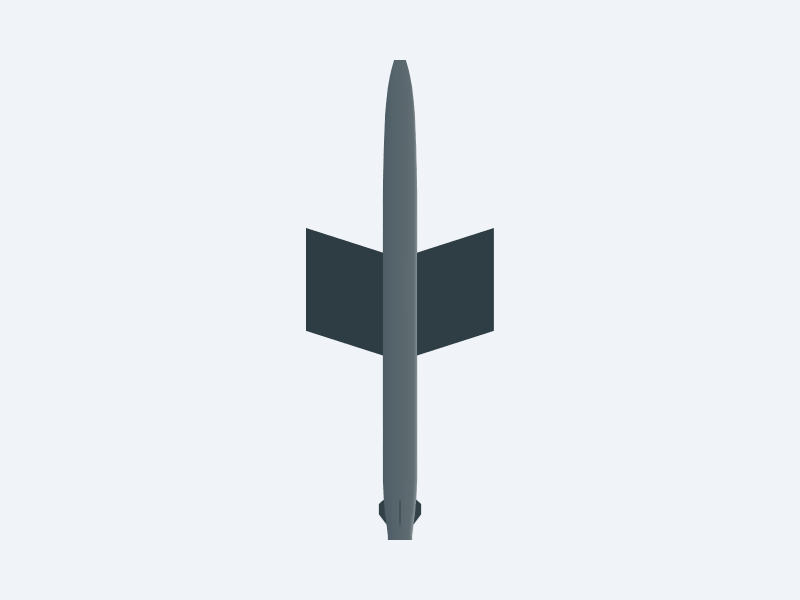
#> input picture cad/phantom/Phantom_R3_Dart_bottom.png, 1600 x 1200 px, given in place of Phantom_R3_Dart_iso.png, which was not available (shown at 1/2 size)
$ python summarize_phantom_r3.py
#> lines starting #> are read from the running program, lines starting #| are printed output that depends on the picture; pictures that were not available may be replaced by others from this repository, and a replacement may not be noted
"""Assemble the RDM-9 Phantom R3 Dart review packet."""

from pathlib import Path

from PIL import Image, ImageDraw, ImageOps


ROOT = Path(__file__).parent
VIEWS = (
    ("iso", "opposed isometric A"),
    ("opposite", "opposed isometric B"),
    ("side", "side orthographic"),
    ("top", "top orthographic"),
    ("bottom", "bottom orthographic"),
    ("nose", "nose end view"),
    ("tail", "tail / exhaust end view"),
    ("grazing", "body grazing view"),
)


def main():
    tile_width, tile_height = 900, 650
    board = Image.new("RGB", (tile_width * 2, tile_height * 4 + 30), "white")
#> board: PIL image 1800x2630 RGB; every value is 255
    draw = ImageDraw.Draw(board)
    for index, (suffix, label) in enumerate(VIEWS):
        column, row = index % 2, index // 2
        with Image.open(ROOT / f"Phantom_R3_Dart_{suffix}.png") as image:
#> image is the input picture: PIL image 1600x1200 RGBA; mean R, G, B, A 228.7, 233.4, 238.5, 255
            tile = ImageOps.contain(image.convert("RGB"), (tile_width, tile_height - 35))
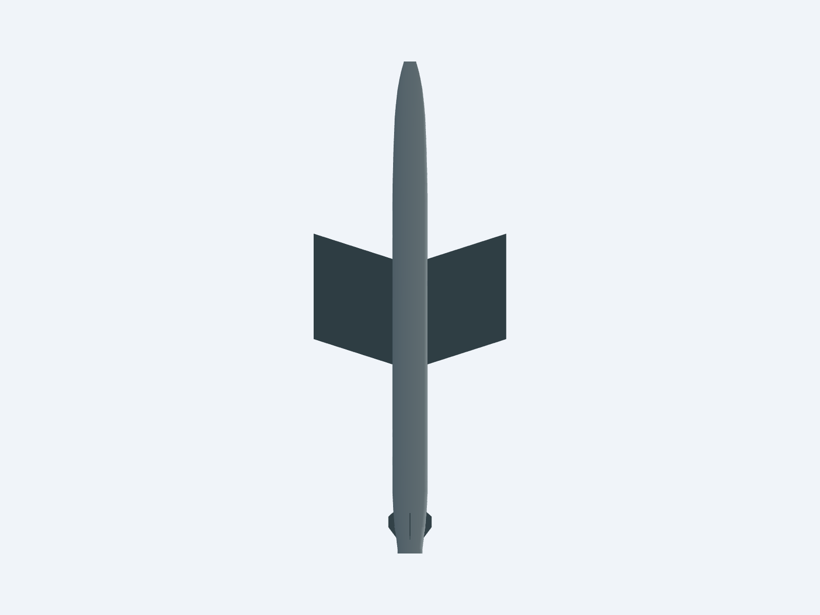
#> tile: PIL image 820x615 RGB; mean R, G, B 228.7, 233.4, 238.5
        x = column * tile_width + (tile_width - tile.width) // 2
#> x = 40
        y = row * tile_height
        board.paste(tile, (x, y))
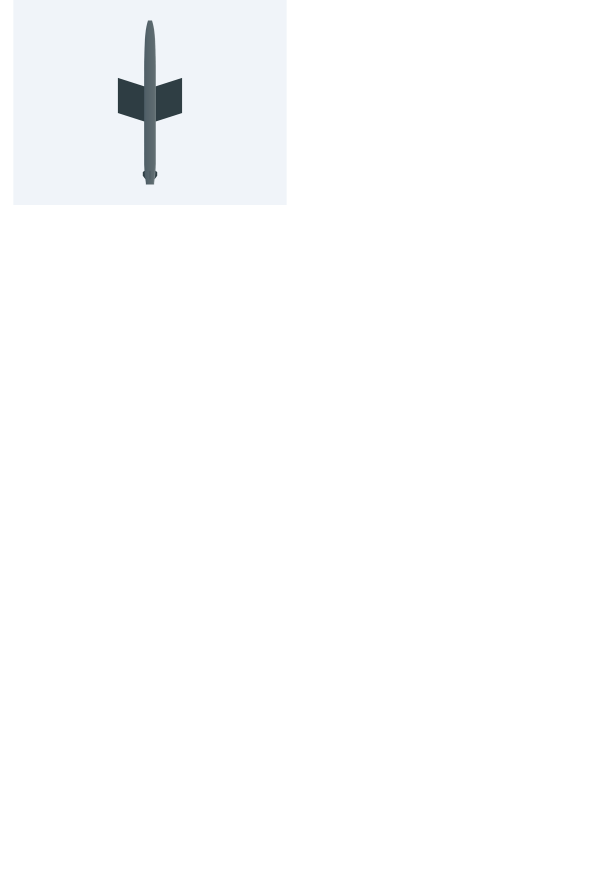
#> board: PIL image 1800x2630 RGB (shown at 1/3 size); mean R, G, B 252.2, 252.7, 253.2
        draw.text((column * tile_width + 15, y + tile_height - 28), label, fill="black")
#> pass 2 of the loop in main, `for index, (suffix, label) in enumerate(VIEWS):`:
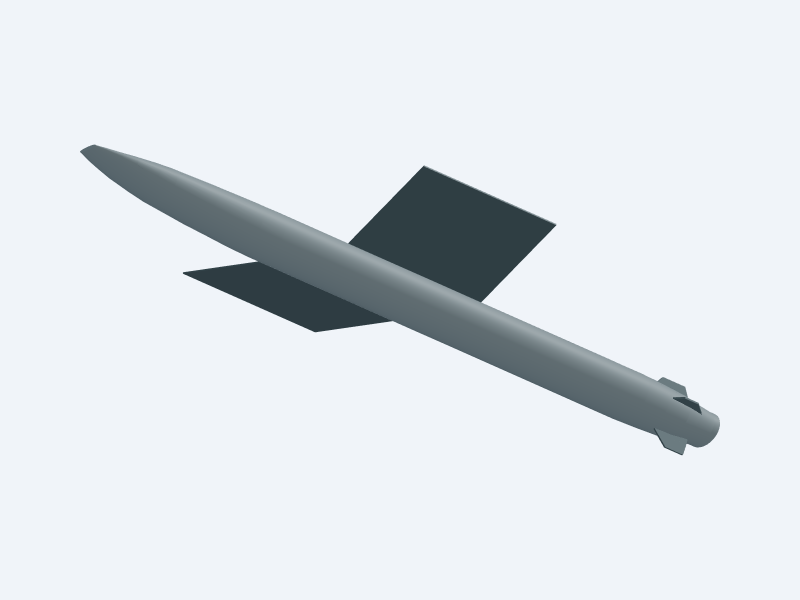
#> input picture cad/phantom/Phantom_R3_Dart_opposite.png, 1600 x 1200 px (shown at 1/2 size)
#> in main, image is the input picture: PIL image 1600x1200 RGBA; mean R, G, B, A 222.1, 227.2, 232.2, 255
#> in main, `tile = ImageOps.contain(image.convert("RGB"), (tile_width, tile_height..`:
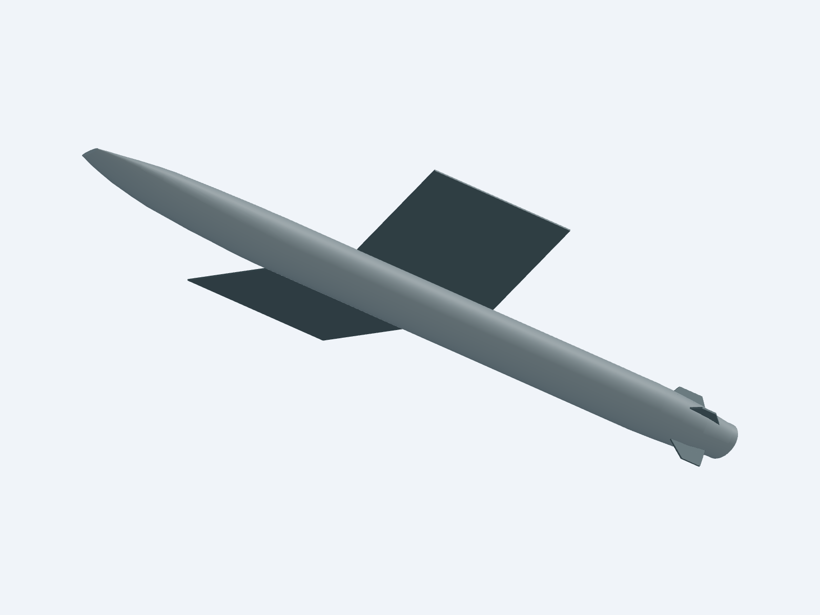
#> tile: PIL image 820x615 RGB; mean R, G, B 222.1, 227.2, 232.2
#> in main, `board.paste(tile, (x, y))`:
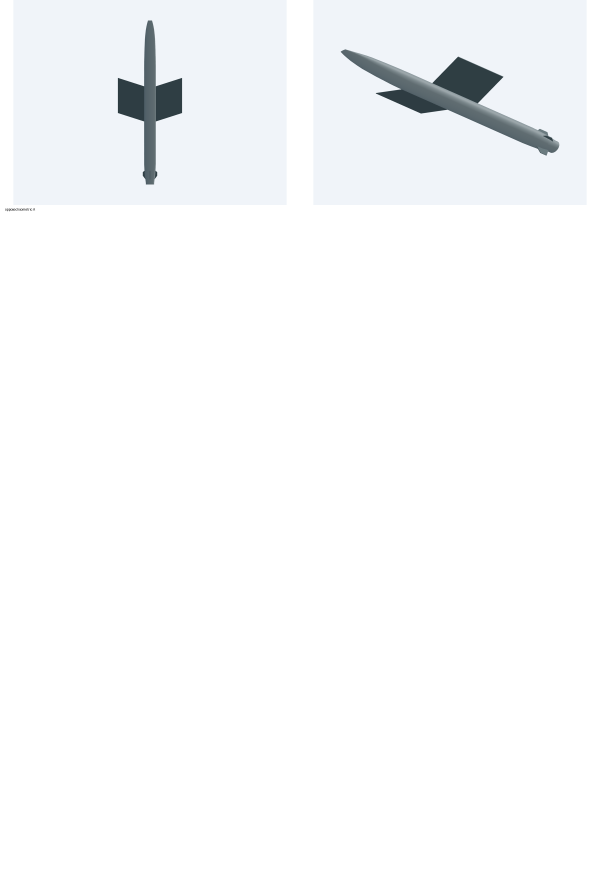
#> board: PIL image 1800x2630 RGB (shown at 1/3 size); mean R, G, B 248.7, 249.7, 250.8
#> pass 3 of the loop in main, `for index, (suffix, label) in enumerate(VIEWS):`:
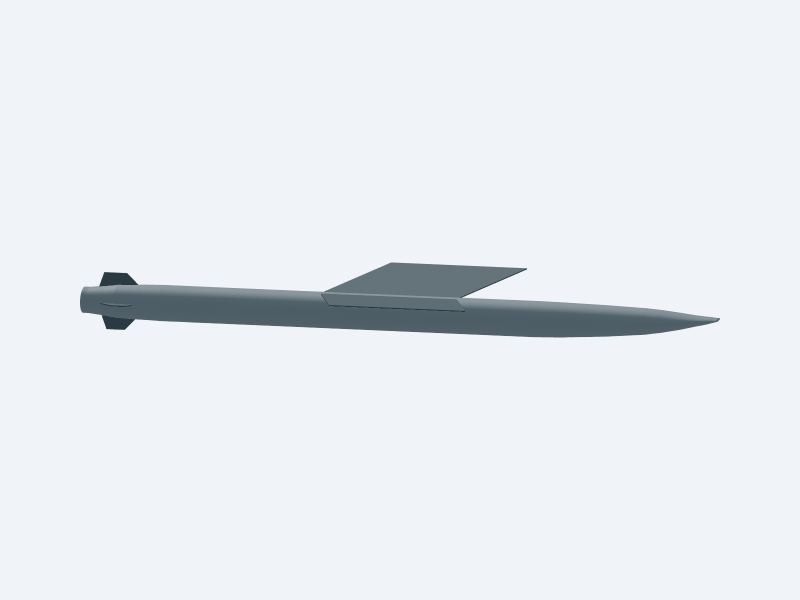
#> input picture cad/phantom/Phantom_R3_Dart_grazing.png, 1600 x 1200 px, given in place of Phantom_R3_Dart_side.png, which was not available (shown at 1/2 size)
#> in main, image is the input picture: PIL image 1600x1200 RGBA; mean R, G, B, A 231.9, 236.5, 241.6, 255
#> in main, `tile = ImageOps.contain(image.convert("RGB"), (tile_width, tile_height..`:
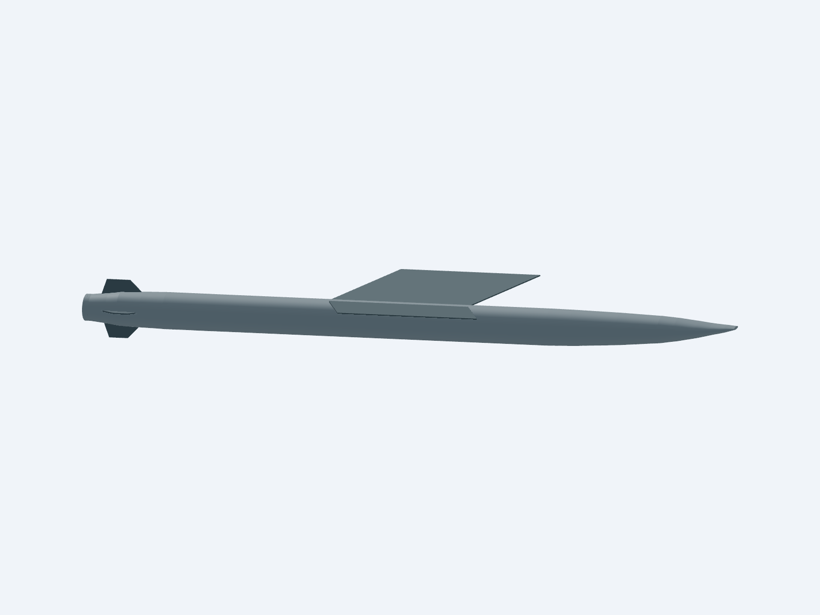
#> tile: PIL image 820x615 RGB; mean R, G, B 231.9, 236.5, 241.6
#> in main, `board.paste(tile, (x, y))`:
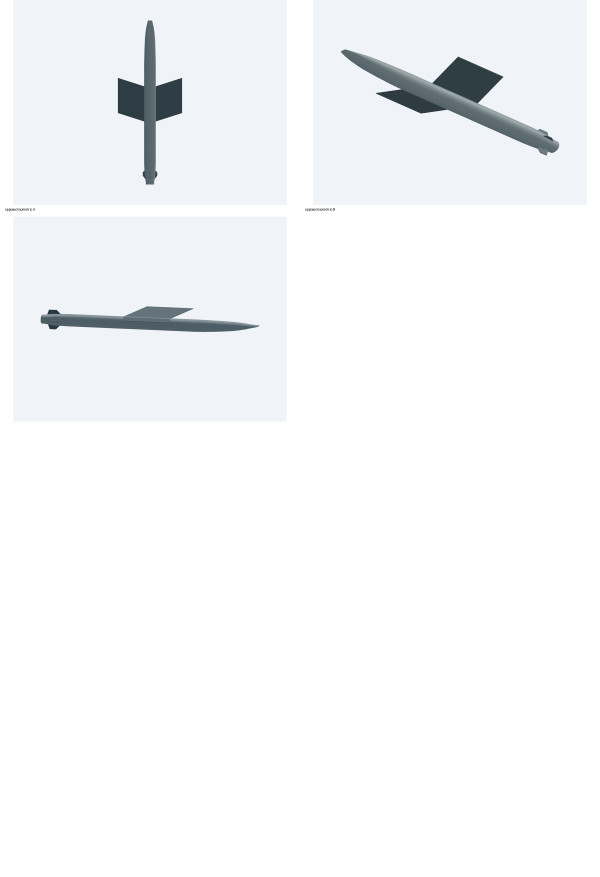
#> board: PIL image 1800x2630 RGB (shown at 1/3 size); mean R, G, B 246.2, 247.7, 249.4
#> the loop made 7 passes; the first 3 are shown
    draw.text(
        (15, tile_height * 4 + 5),
        "RDM-9 Phantom R3 Dart of record - deployed dorsal pop-out wings, no side emitters",
        fill="black",
    )
    output = ROOT / "Phantom_R3_Dart_Review.png"
    board.save(output)
    print(output)

    ctx_w, ctx_h = 900, 620
    context = Image.new("RGB", (ctx_w * 2, ctx_h + 26), "white")
    cdraw = ImageDraw.Draw(context)
    for column, (suffix, label) in enumerate((("iso", "isometric"), ("side", "side"))):
        with Image.open(ROOT / f"Phantom_R3_Context_Dart_{suffix}.png") as image:
            tile = ImageOps.contain(image.convert("RGB"), (ctx_w, ctx_h))
        context.paste(tile, (column * ctx_w, 0))
        cdraw.text((column * ctx_w + 12, ctx_h + 4), f"with pylon pad: {label}", fill="black")
    context_output = ROOT / "Phantom_R3_Context_Board.png"
    context.save(context_output)
    print(context_output)


if __name__ == "__main__":
#> (the run stopped early here; a loop or call above may not have finished)
